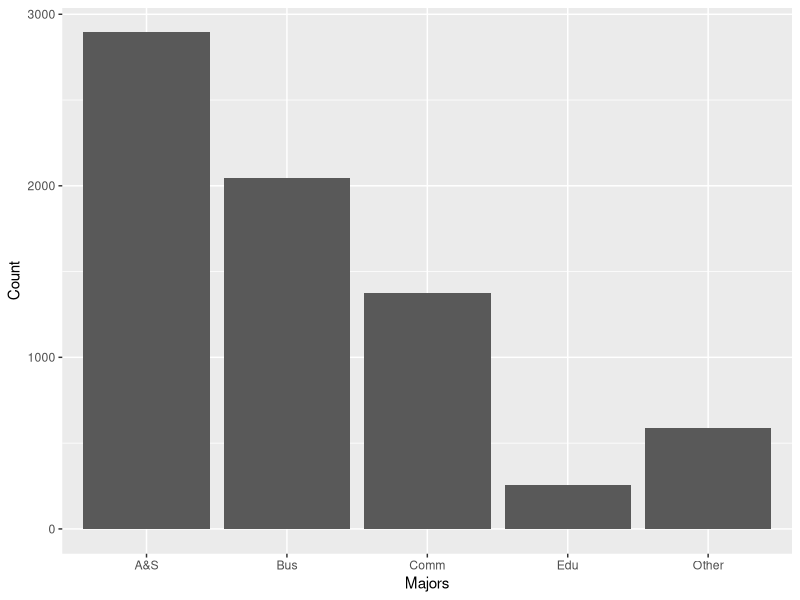
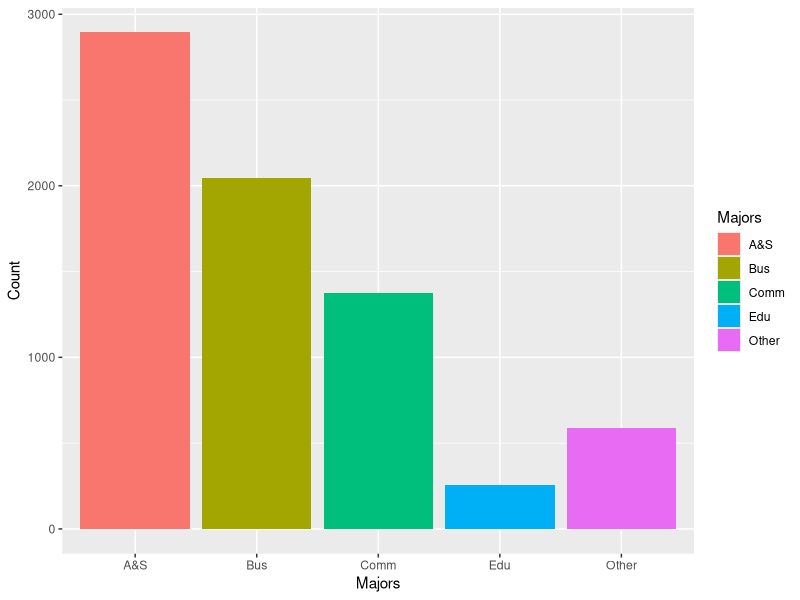
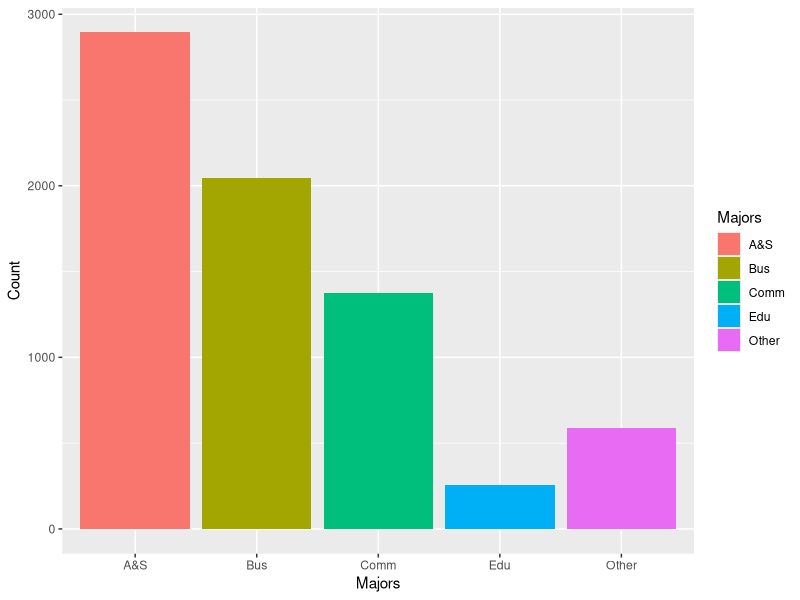
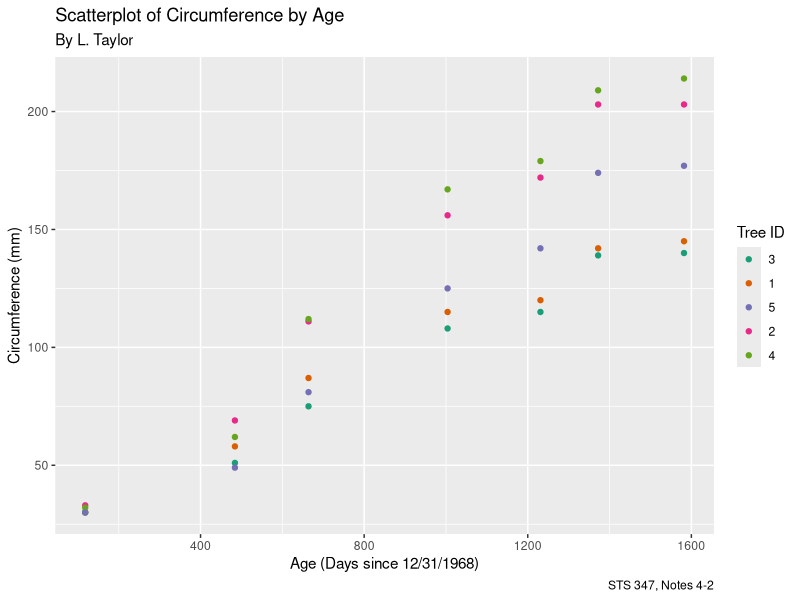

The R source for these figures, in order:
#Tuesday, February 22, 2022
#Notes 4-2

library(ggplot2)
#Last example from Notes 4-1
#geom_col example
Majors <- c("A&S","Bus","Comm","Edu","Other")
Count <- c(2894,2046,1374,257,591)
Elon <- data.frame(Majors,Count)

ggplot(Elon,aes(x=Majors,y=Count))+
  geom_col()

#1 Need an x and y mapping where x=category, y=counts

#2/#3
ggplot(Elon,aes(x=Majors,y=Count,fill=Majors))+
  geom_col()
ggplot(Elon,aes(x=Majors,y=Count))+
  geom_col(aes(fill=Majors))

############
##Notes 4-2#
############

p <- ggplot(Orange,aes(x=age,y=circumference,color=Tree))
p + geom_point() + 
  labs(title="Scatterplot of Circumference by Age",
       subtitle="By L. Taylor",
       x="Age (Days since 12/31/1968)",
       y="Circumference (mm)",
       color="Tree ID", #What did this change?
       caption="STS 347, Notes 4-2") +
  scale_color_brewer(palette="Dark2")

